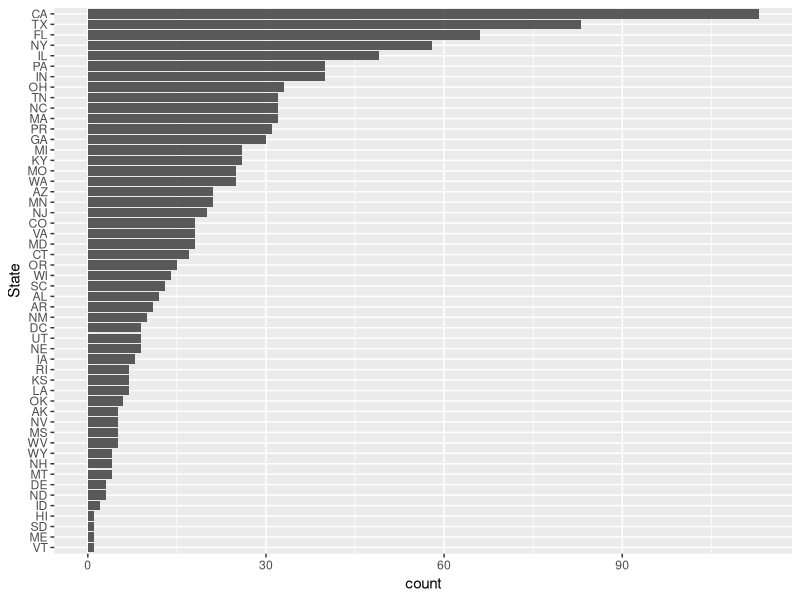
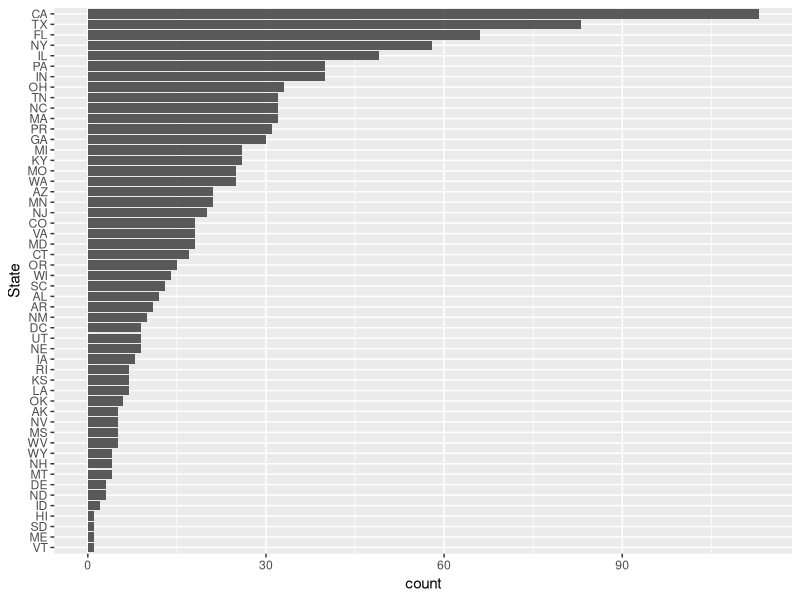
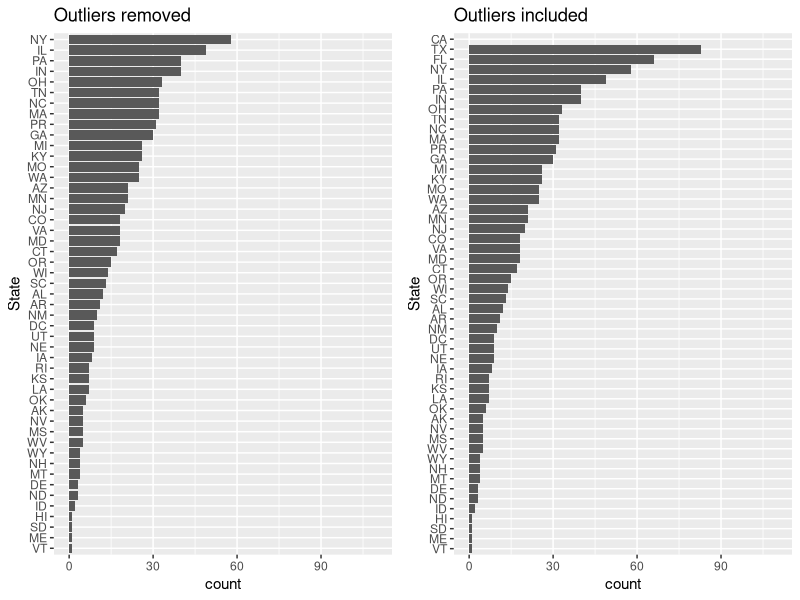
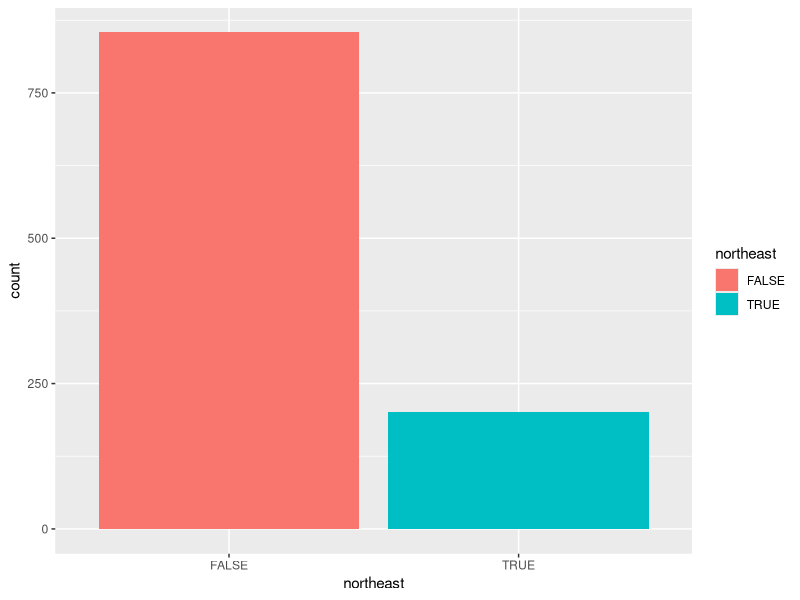
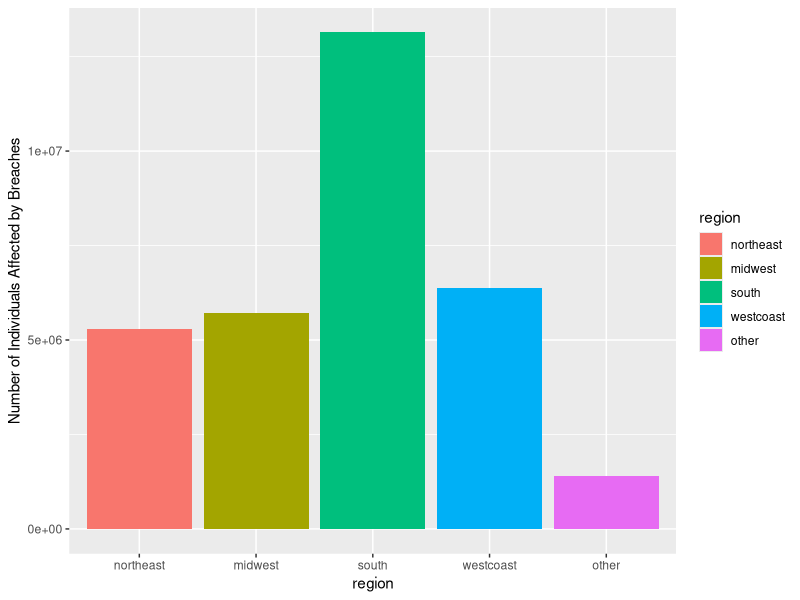
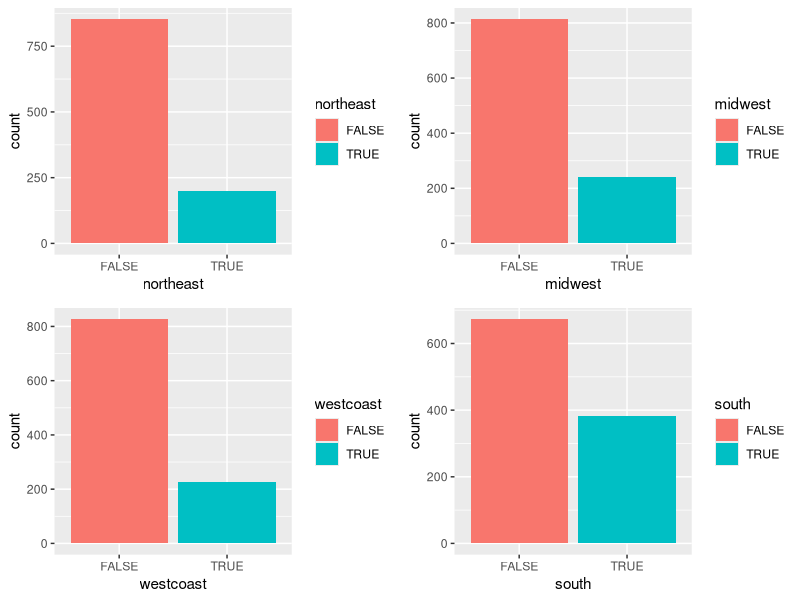
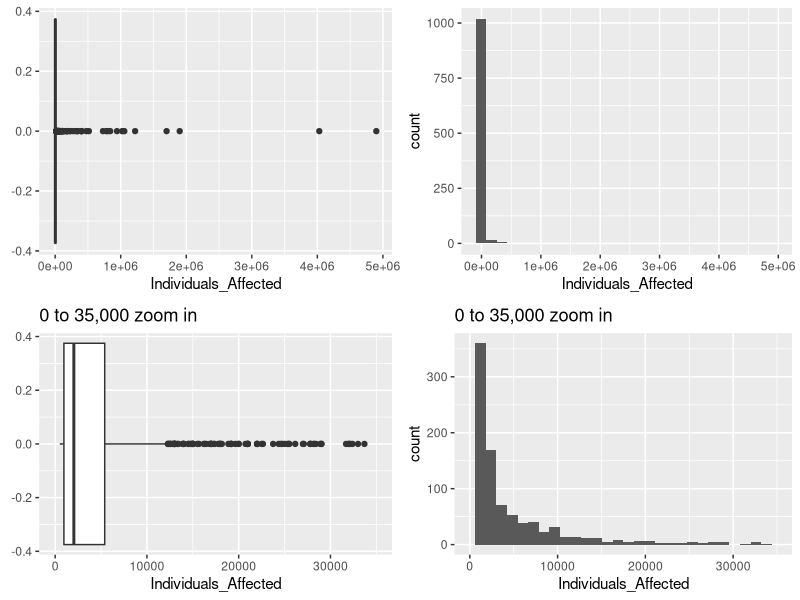
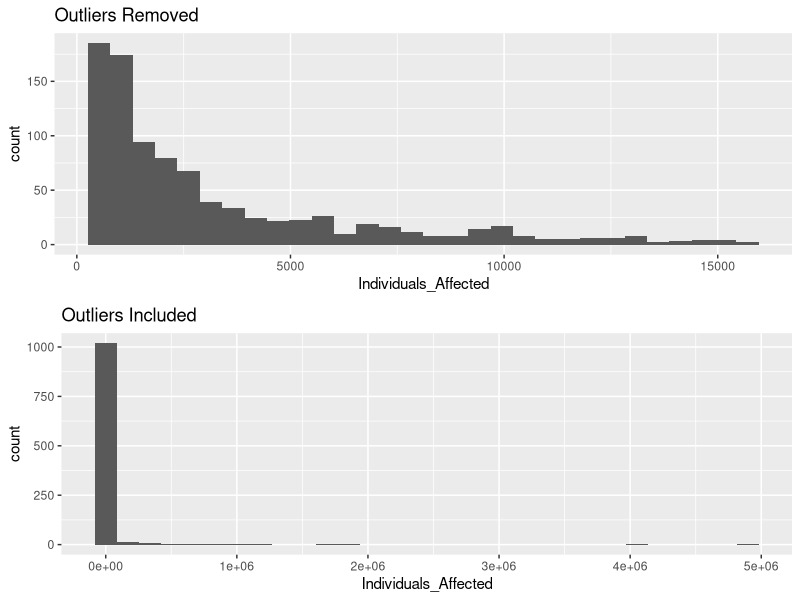

Source code (R) for these figures, in order:
## ---- chunk 1
knitr::opts_chunk$set(echo = TRUE)
## ---- chunk 2
library(tidyverse)
library(ggpubr)
## ---- chunk 3
breaches <- read_csv('Cyber Security Breaches (1).csv',
                     col_types = cols(
                      State = col_factor(),
                      Individuals_Affected = col_integer()
                     )
                  )
## ---- chunk 4
head(breaches)
## ---- chunk 5
state_bar <- breaches %>%
  mutate(State = State %>% fct_infreq() %>% fct_rev()) %>%
  ggplot(aes(x=State)) +
  geom_bar()+
  coord_flip()

state_bar

count_state <- breaches %>%
  mutate(State = State %>% fct_infreq() %>% fct_rev()) %>%
  count(State)

count_state
## ---- chunk 6
breaches %>%
  mutate(State = State %>% fct_infreq() %>% fct_rev()) %>%
  ggplot(aes(x=State)) +
  geom_bar()+
  coord_flip()
## ---- chunk 7
state_count <- breaches %>%
  group_by(State) %>%
  count()
state_count
stdev <-  sd(state_count$n, na.rm = TRUE)
stdev

innerQ <-  IQR(state_count$n, na.rm = TRUE)
innerQ

firstQ <- quantile(state_count$n, 0.25, na.rm = TRUE)
firstQ <- firstQ[[1]]

thirdQ <- quantile(state_count$n, 0.75, na.rm = TRUE)
thirdQ <- thirdQ[[1]]

outlier_list <- state_count %>%
  filter(n < (firstQ - innerQ * 1.5) | 
        n > (thirdQ + innerQ * 1.5))

outlier_list

## ---- chunk 8
outlier_state = c("TX", "CA", "FL")

no_out_bar <- breaches %>%
  mutate(State = State %>% fct_infreq() %>% fct_rev()) %>%
  filter(!(State %in% outlier_state)) %>%
  ggplot(aes(x=State)) +
  geom_bar()+
  coord_flip()+
  ylim(0, 110) +
  labs(title = "Outliers removed")

out_in_bar <- breaches %>%
  mutate(State = State %>% fct_infreq() %>% fct_rev()) %>%
  ggplot(aes(x=State)) +
  geom_bar()+
  coord_flip()+
  ylim(0,110) +
  labs(title = "Outliers included")

ggarrange(no_out_bar, out_in_bar, ncol = 2)

## ---- chunk 9
missing <- is.na(breaches$State)

num_missing <- as.data.frame(table(missing))

num_missing
  
summary(breaches$State)

breaches$State %>%
  unique()
## ---- chunk 10
northeast_list <- c("CT", "MA", "NH", "NJ", "NY", "PA", "RI", "VT", "DE", "MD", "ME")
#function to determine if the states are in the northeast
northeast_check <- function(x) {
  if(is.na(x)){
    return(NA)
  }
  else if(x %in% northeast_list){
    return(TRUE)
  }
  else{
    return(FALSE)
  }
}

breaches$northeast <- sapply(breaches$State, northeast_check)
head(breaches)
## ---- chunk 11
breaches %>%
  ggplot(aes(x=northeast, fill = northeast)) +
  geom_bar()
## ---- chunk 12

westcoast_list <- c("WY", "CO", "UT", "NV", "ID", "CA", "OR", "WA", "AK", "AZ", "NM")
#function to determine if the states are on the West Coast
westcoast_check <- function(x) {
  if(is.na(x)){
    return(NA)
  }
  else if(x %in% westcoast_list){
    return(TRUE)
  }
  else{
    return(FALSE)
  }
}

breaches$westcoast <- sapply(breaches$State, westcoast_check)
head(breaches)

## ---- chunk 13
midwest_list <- c("ND", "SD", "NE", "KS", "MO", "IA", "MN", "WI", "MI", "IL", "IN", "OH", "MT")
#function to determine if the states are in the midwest
midwest_check <- function(x) {
  if(is.na(x)){
    return(NA)
  }
  else if(x %in% midwest_list){
    return(TRUE)
  }
  else{
    return(FALSE)
  }
}

breaches$midwest <- sapply(breaches$State, midwest_check)
head(breaches)
## ---- chunk 14
southwest_list <- c("AZ", "NM", "OK", "TX")
other_list <- c("DC", "PR")
## ---- chunk 15
south_list <- c("MD", "DE", "VA", "WV", "KY", "TN", "NC", "SC", "FL", "GA", "AL", "MS", "LA", "AK", "OK", "TX", "DC", "AR")
#function to determine if the states are in the south
south_check <- function(x) {
  if(is.na(x)){
    return(NA)
  }
  else if(x %in% south_list){
    return(TRUE)
  }
  else{
    return(FALSE)
  }
}

breaches$south <- sapply(breaches$State, south_check)
head(breaches)

## ---- chunk 16
region_check <- function(x) {
  if(is.na(x)){
    return(NA)
  }
  else if(x %in% westcoast_list){
    return("westcoast")
  }
  else if(x %in% northeast_list){
    return("northeast")
  }
  else if(x %in% midwest_list){
    return("midwest")
  }
  else if(x %in% south_list){
    return("south")
  }
  else{
    return("other")
  }
}


breaches$region <- sapply(breaches$State, region_check)

region_levels = c("northeast", "midwest", "south", "westcoast", "other")

breaches$region <- factor(breaches$region, levels= region_levels)

## ---- chunk 17
breaches %>%
  ggplot(aes(x = region, y = Individuals_Affected, fill = region)) +
  geom_col()+
  ylab("Number of Individuals Affected by Breaches")
## ---- chunk 18
northeast_bar <- 
breaches %>%
  ggplot(aes(x=northeast, fill = northeast)) +
  geom_bar()

midwest_bar <- 
breaches %>%
  ggplot(aes(x=midwest, fill = midwest)) +
  geom_bar()

westcoast_bar <- 
breaches %>%
  ggplot(aes(x=westcoast, fill = westcoast)) +
  geom_bar()

south_bar <- 
breaches %>%
  ggplot(aes(x=south, fill = south)) +
  geom_bar()

ggarrange(northeast_bar, midwest_bar, westcoast_bar, south_bar, nrow = 2, ncol = 2)
## ---- chunk 19
indiv_box <- breaches %>%
  ggplot(aes(x=Individuals_Affected)) +
  geom_boxplot()

indiv_hist <- breaches %>%
  ggplot(aes(x=Individuals_Affected)) +
  geom_histogram()

indiv_box_zoom <- breaches %>%
  ggplot(aes(x=Individuals_Affected)) +
  geom_boxplot()+
  xlim(0, 35000) + 
  labs(title = "0 to 35,000 zoom in")

indiv_hist_zoom <- breaches %>%
  ggplot(aes(x=Individuals_Affected)) +
  geom_histogram() + 
  xlim(0, 35000) + 
  labs(title = "0 to 35,000 zoom in")

ggarrange(indiv_box, indiv_hist, indiv_box_zoom, indiv_hist_zoom,  nrow = 2, ncol = 2)

summary(breaches)

IQR(breaches$Individuals_Affected, na.rm = TRUE)
## ---- chunk 20
neg_indiv <- breaches %>%
  filter(Individuals_Affected < 0)

neg_indiv

large_indiv <- breaches %>%
  filter(Individuals_Affected > 3000000)

large_indiv
## ---- chunk 21
stdev <-  sd(breaches$Individuals_Affected, na.rm = TRUE)
stdev

innerQ <-  IQR(breaches$Individuals_Affected, na.rm = TRUE)
innerQ

firstQ <- quantile(breaches$Individuals_Affected, 0.25, na.rm = TRUE)
firstQ <- firstQ[[1]]

thirdQ <- quantile(breaches$Individuals_Affected, 0.75, na.rm = TRUE)
thirdQ <- thirdQ[[1]]

outlier_list <- breaches %>%
  filter(Individuals_Affected < (firstQ - innerQ * 1.5) | 
        Individuals_Affected > (thirdQ + innerQ * 1.5))

outlier_list
## ---- chunk 22
outliers_removed <- breaches %>%
  filter(!Individuals_Affected %in% outlier_list$Individuals_Affected) %>%
  ggplot(aes(x=Individuals_Affected))+
  geom_histogram() +
  labs(title = "Outliers Removed")

outliers_included <- breaches %>%
  ggplot(aes(x=Individuals_Affected)) +
  geom_histogram()+
  labs(title = "Outliers Included")

ggarrange(outliers_removed, outliers_included, nrow = 2)
## ---- chunk 23
missing <- is.na(breaches$Individuals_Affected)

num_missing <- as.data.frame(table(missing))

num_missing
  
summary(breaches$Individuals_Affected)
## ---- chunk 24
high_check <- function(x) {
  if(is.na(x)){
    return(NA)
  }
  else if(x >= 20000){
    return(TRUE)
  }
  else{
    return(FALSE)
  }
}

breaches$large_affected <- sapply(breaches$Individuals_Affected, high_check)
head(breaches)
## ---- chunk 25
breaches %>%
  ggplot(aes(x=large_affected, fill = large_affected)) +
  geom_bar() +
  labs(x = "Breach over 20,000 Individuals", title = "Distribution of large and small breaches")
## ---- chunk 26
breaches %>%
  ggplot(aes(x=State, y=Individuals_Affected)) +
  geom_boxplot() +
  coord_flip() +
  labs(title = "Number of Individuals Affected in Breaches by State")


breaches %>%
  mutate(State = as.factor(State) %>% fct_infreq() %>% fct_rev()) %>%
  ggplot(aes(x=State, y=Individuals_Affected)) +
  geom_col() +
  coord_flip() +
  labs(title = "Number of Individuals Affected in Breaches by State 
       (in order of states with most breaches)")

total_affected_state <- breaches %>%
  group_by(State) %>%
  summarize(sum_indiv = sum(Individuals_Affected))

total_affected_state$State = with(total_affected_state, reorder(State, sum_indiv))


total_affected_state$region <- sapply(total_affected_state$State, region_check)


total_affected_state$region <- factor(total_affected_state$region, levels= region_levels)

total_affected_state %>%
  ggplot(aes(State, sum_indiv)) +
  geom_col() +
  coord_flip()+
  labs(title = "Number of Individuals Affected in Breaches by State 
       (in order of states with most individuals affected)", y="Total Number of Individuals Affected in Breaches")

## ---- chunk 27
state_and_indiv <- breaches %>%
  group_by(region) %>%
  summarize(sd = sd(Individuals_Affected))

state_and_indiv %>%
  mutate(var = sd^2)

indiv_summary <- breaches %>%
  summarize(sd = sd(Individuals_Affected))

indiv_summary %>%
  mutate(var = sd^2)
## ---- chunk 28
small_breach <- breaches %>%
  filter(large_affected == FALSE) %>%
  ggplot(aes(x=State, y=Individuals_Affected)) +
  geom_boxplot() +
  coord_flip() +
  labs(title = "Small Breach: Less than 20,000 Affected")

large_breach <- breaches %>%
  filter(large_affected == TRUE) %>%
  ggplot(aes(x=State, y=Individuals_Affected)) +
  geom_boxplot()+
  coord_flip() +
  labs(title = "Large Breach: More than 20,000 Affected")

small_breach
large_breach
## ---- chunk 29
small_breach_region <- breaches %>%
  filter(large_affected == FALSE) %>%
  ggplot(aes(x=region, y=Individuals_Affected)) +
  geom_boxplot() +
  coord_flip() +
  labs(title = "Small Breach: Less than 20,000 Affected")

large_breach_region <- breaches %>%
  filter(large_affected == TRUE) %>%
  ggplot(aes(x=region, y=Individuals_Affected)) +
  geom_boxplot()+
  coord_flip() +
  labs(title = "Large Breach: More than 20,000 Affected")


region_bar <- total_affected_state %>%
  ggplot(aes(x=region, y=sum_indiv)) +
  geom_col()+
  coord_flip() +
  labs(title = "Bar")

ggarrange(small_breach_region, large_breach_region, nrow = 2)
region_bar
## ---- chunk 30
northeast_states <- breaches %>%
  filter(northeast == TRUE) %>%
  ggplot(aes(x=State, y=Individuals_Affected)) +
  geom_boxplot() + 
  coord_flip() +
  labs(title = "All Breaches in Northeast")

large_northeast_states <- breaches %>%
  filter(northeast == TRUE, large_affected == TRUE ) %>%
  ggplot(aes(x=State, y=Individuals_Affected)) +
  geom_boxplot() + 
  coord_flip() +
  labs(title = "Large Breaches in Northeast")

small_northeast_states <- breaches %>%
  filter(northeast == TRUE, large_affected == FALSE ) %>%
  ggplot(aes(x=State, y=Individuals_Affected)) +
  geom_boxplot() + 
  coord_flip() +
  labs(title = "Small Breaches in Northeast")

northeast_bar <- total_affected_state %>%
  filter(region == "northeast") %>%
  ggplot(aes(x=State, y=sum_indiv)) +
  geom_col()+
  coord_flip() +
  labs(title = "Bar")

northeast_states
large_northeast_states
small_northeast_states
northeast_bar
 

## ---- chunk 31
westcoast_states <- breaches %>%
  filter(westcoast == TRUE) %>%
  ggplot(aes(x=State, y=Individuals_Affected)) +
  geom_boxplot() + 
  coord_flip() +
  labs(title = "All Breaches in Westcoast")

large_westcoast_states <- breaches %>%
  filter(westcoast == TRUE, large_affected == TRUE ) %>%
  ggplot(aes(x=State, y=Individuals_Affected)) +
  geom_boxplot() + 
  coord_flip() +
  labs(title = "Large Breaches in Westcoast")

small_westcoast_states <- breaches %>%
  filter(westcoast == TRUE, large_affected == FALSE ) %>%
  ggplot(aes(x=State, y=Individuals_Affected)) +
  geom_boxplot() + 
  coord_flip() +
  labs(title = "Small Breaches in Westcoast")

westcoast_bar <- total_affected_state %>%
  filter(region == "westcoast") %>%
  ggplot(aes(x=State, y=sum_indiv)) +
  geom_col()+
  coord_flip() +
  labs(title = "Total Indivduals Affected by State in Westcoast")

westcoast_states
large_westcoast_states
small_westcoast_states
westcoast_bar
## ---- chunk 32
midwest_states <- breaches %>%
  filter(midwest == TRUE) %>%
  ggplot(aes(x=State, y=Individuals_Affected)) +
  geom_boxplot() + 
  coord_flip() +
  labs(title = "All Breaches in midwest")

large_midwest_states <- breaches %>%
  filter(midwest == TRUE, large_affected == TRUE ) %>%
  ggplot(aes(x=State, y=Individuals_Affected)) +
  geom_boxplot() + 
  coord_flip() +
  labs(title = "Large Breaches in midwest")

small_midwest_states <- breaches %>%
  filter(midwest == TRUE, large_affected == FALSE ) %>%
  ggplot(aes(x=State, y=Individuals_Affected)) +
  geom_boxplot() + 
  coord_flip() +
  labs(title = "Small Breaches in midwest")

midwest_bar <- total_affected_state %>%
  filter(region == "midwest") %>%
  ggplot(aes(x=State, y=sum_indiv)) +
  geom_col()+
  coord_flip() +
  labs(title = "Total Indivduals Affected by State in midwest")

midwest_states
large_midwest_states
small_midwest_states
midwest_bar
## ---- chunk 33
south_states <- breaches %>%
  filter(south == TRUE) %>%
  ggplot(aes(x=State, y=Individuals_Affected)) +
  geom_boxplot() + 
  coord_flip() +
  labs(title = "All Breaches in south")

large_south_states <- breaches %>%
  filter(south == TRUE, large_affected == TRUE ) %>%
  ggplot(aes(x=State, y=Individuals_Affected)) +
  geom_boxplot() + 
  coord_flip() +
  labs(title = "Large Breaches in south")

small_south_states <- breaches %>%
  filter(south == TRUE, large_affected == FALSE ) %>%
  ggplot(aes(x=State, y=Individuals_Affected)) +
  geom_boxplot() + 
  coord_flip() +
  labs(title = "Small Breaches in south")

south_bar <- total_affected_state %>%
  filter(region == "south") %>%
  ggplot(aes(x=State, y=sum_indiv)) +
  geom_col()+
  coord_flip() +
  labs(title = "Total Indivduals Affected by State in south")

south_states
large_south_states
small_south_states
south_bar
## ---- chunk 34
other_states <- breaches %>%
  filter(region == "other") %>%
  ggplot(aes(x=State, y=Individuals_Affected)) +
  geom_boxplot() + 
  coord_flip() +
  labs(title = "All Breaches in other states")

large_other_states <- breaches %>%
  filter(region == "other", large_affected == TRUE ) %>%
  ggplot(aes(x=State, y=Individuals_Affected)) +
  geom_boxplot() + 
  coord_flip() +
  labs(title = "Large Breaches in other states")

small_other_states <- breaches %>%
  filter(region == "other", large_affected == FALSE ) %>%
  ggplot(aes(x=State, y=Individuals_Affected)) +
  geom_boxplot() + 
  coord_flip() +
  labs(title = "Small Breaches in other states")

other_bar <- total_affected_state %>%
  filter(region == "other") %>%
  ggplot(aes(x=State, y=sum_indiv)) +
  geom_col()+
  coord_flip() +
  labs(title = "Total Indivduals Affected by State in other states")

other_states
large_other_states
small_other_states
other_bar
## ---- chunk 35
state_populations <- read_csv("state-population.csv")
state_populations <- state_populations %>% select(State, Population)
## ---- chunk 36
total_affected_state <- total_affected_state %>%
  left_join(state_populations)

total_affected_state <- total_affected_state %>%
  mutate(normalized_state_indiv = sum_indiv / Population)

total_affected_state_sorted <- total_affected_state[order(total_affected_state$normalized_state_indiv),]
## ---- chunk 37
total_affected_state_sorted$State <- factor(total_affected_state_sorted$State, levels = total_affected_state_sorted$State)
total_affected_state_sorted %>%
  ggplot(aes(State, normalized_state_indiv)) + 
  geom_col() + 
  coord_flip() +
  ylab("Proportion of Region Affected by Breaches")
## ---- chunk 38
northeast_total_population <- 56059240
midwest_total_population <- 68126781
west_total_population <- 77257329
south_total_population <- 123542189
other_total_population <- 3375000 + 1424000

normal_function <- function(x) {
  if(is.na(x)){
    return(NA)
  }
  else if(x == "northeast"){
    return(northeast_total_population)
  }
  else if(x == "midwest"){
    return(midwest_total_population)
  }
  else if(x == "westcoast"){
    return(west_total_population)
  }
  else if(x == "south"){
    return(south_total_population)
  }
  else{
    return(other_total_population)
  }
}


breaches$normalized_indiv_affected <- sapply(breaches$region, normal_function)


breaches <- breaches %>%
  mutate(normalized_indiv_affected = Individuals_Affected / normalized_indiv_affected)

## ---- chunk 39
breaches %>%
  ggplot(aes(x = region, y = normalized_indiv_affected, fill = region)) +
  geom_col() +
  ylab("Proportion of Region Affected by Breaches")
## ---- chunk 40
breaches %>%
  filter(large_affected == TRUE) %>%
  ggplot(aes(region, normalized_indiv_affected)) +
  geom_boxplot() +
  labs(title = "Large breach -all")+
  ylab("Proportion of Region Affected by Breaches")

breaches %>%
  filter(large_affected == FALSE) %>%
  ggplot(aes(region, normalized_indiv_affected)) +
  geom_boxplot()+
  labs(title = "Small breach -all")+
  ylab("Proportion of Region Affected by Breaches")

breaches %>%
  filter(large_affected == TRUE, region != "other") %>%
  ggplot(aes(region, normalized_indiv_affected)) +
  geom_boxplot()+
  labs(title = "Large breach -no other")+
  ylab("Proportion of Region Affected by Breaches")

breaches %>%
  filter(large_affected == FALSE, region != "other") %>%
  ggplot(aes(region, normalized_indiv_affected)) +
  geom_boxplot()+
  labs(title = "Small breach -no other")+
  ylab("Proportion of Region Affected by Breaches")
## ---- chunk 41
library(modelr)
options(na.action = na.warn)
## ---- chunk 42
breaches %>%
  filter(large_affected == FALSE) %>%
  ggplot(aes(region, Individuals_Affected)) +
  geom_boxplot()
## ---- chunk 43
small_breaches <- breaches %>%
  filter(large_affected == FALSE)

mod <- lm(Individuals_Affected ~ region, data = small_breaches)

summary(mod)

grid <- small_breaches %>%
  data_grid(region) %>%
  add_predictions(mod, "Individuals_Affected")

ggplot(small_breaches, aes(region, Individuals_Affected)) +
  geom_boxplot() +
  geom_point(data = grid, colour = "red", size = 4)+
  labs("Model for small data breaches")
## ---- chunk 44
large_breaches <- breaches %>%
  filter(large_affected == TRUE)

mod <- lm(Individuals_Affected ~ region, data = large_breaches)

summary(mod)

grid <- large_breaches %>%
  data_grid(region) %>%
  add_predictions(mod, "Individuals_Affected")

ggplot(large_breaches, aes(region, Individuals_Affected)) +
  geom_boxplot() +
  geom_point(data = grid, colour = "red", size = 4) +
  labs("Model for large data breaches")
## ---- chunk 45
large_breaches <- breaches %>%
  filter(large_affected == TRUE)

mod <- lm(normalized_indiv_affected ~ region, data = large_breaches)

summary(mod)

grid <- large_breaches %>%
  data_grid(region) %>%
  add_predictions(mod, "normalized_indiv_affected")

ggplot(large_breaches, aes(region, normalized_indiv_affected)) +
  geom_boxplot() +
  geom_point(data = grid, colour = "red", size = 4)+
  labs("Model for large data breaches with normalized indiv affected")
## ---- chunk 46
small_breaches <- breaches %>%
  filter(large_affected == FALSE)

mod <- lm(normalized_indiv_affected ~ region, data = small_breaches)

summary(mod)

grid <- small_breaches %>%
  data_grid(region) %>%
  add_predictions(mod, "normalized_indiv_affected")

ggplot(small_breaches, aes(region, normalized_indiv_affected)) +
  geom_boxplot() +
  geom_point(data = grid, colour = "red", size = 4)+
  labs("Model for small data breaches with normalized indiv affected")
